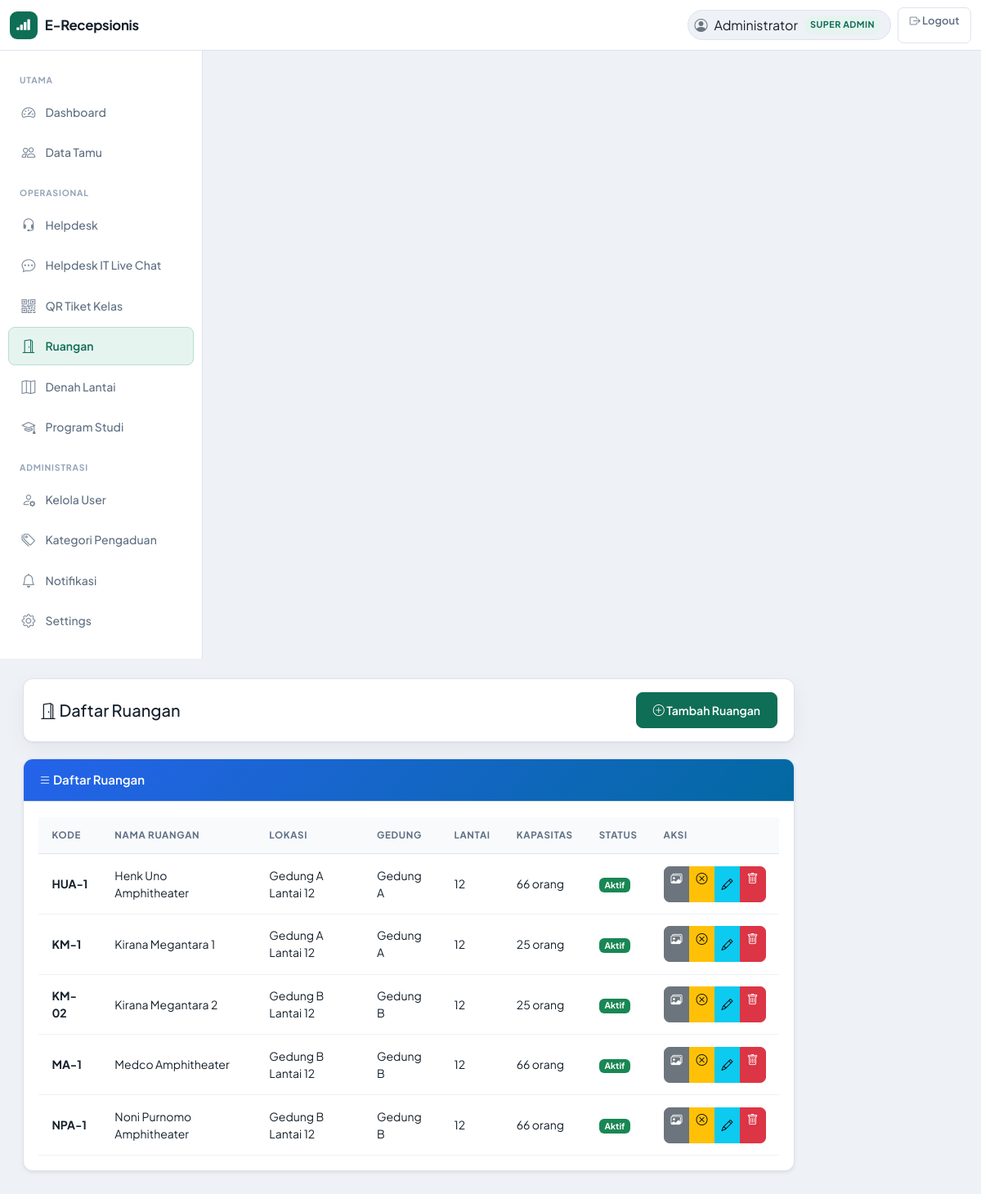
/admin/rooms.php (signed in), run on the app's committed database.
### tables this page shows
CREATE TABLE `rooms` (
  `id` int NOT NULL AUTO_INCREMENT,
  `nama_ruangan` varchar(100) NOT NULL,
  `kode_ruangan` varchar(50) NOT NULL,
  `lokasi` varchar(200) DEFAULT NULL,
  `lantai` varchar(50) DEFAULT NULL,
  `gedung` varchar(100) DEFAULT NULL,
  `kapasitas` int DEFAULT '0',
  `deskripsi` text,
  `foto` varchar(255) DEFAULT NULL,
  `status_aktif` tinyint(1) DEFAULT '1',
  `created_at` timestamp NULL DEFAULT CURRENT_TIMESTAMP,
  `updated_at` timestamp NULL DEFAULT CURRENT_TIMESTAMP ON UPDATE CURRENT_TIMESTAMP,
  `perangkat` text,
  `mode_ruangan` varchar(100) DEFAULT NULL,
  `images` text,
  `denah_pin_x` decimal(5,2) DEFAULT NULL,
  `denah_pin_y` decimal(5,2) DEFAULT NULL,
  PRIMARY KEY (`id`),
  UNIQUE KEY `kode_ruangan` (`kode_ruangan`)
);

### admin/rooms.php (the view, shortened to what this page needs)
<?php
require_once 'auth.php';
$rooms = $koneksi->query("SELECT * FROM rooms ORDER BY gedung, lantai, nama_ruangan");
?>
<!DOCTYPE html>
<html lang="id">
<head>
    <link href="https://cdn.jsdelivr.net/npm/bootstrap@5.3.2/dist/css/bootstrap.min.css" rel="stylesheet">
    <link href="https://cdn.jsdelivr.net/npm/bootstrap-icons@1.11.1/font/bootstrap-icons.css" rel="stylesheet">
    <link href="../assets/css/style.css" rel="stylesheet">
    <?php include 'include_staff_call_head.php'; ?>
</head>
<body>
    <?php include 'navbar.php'; ?>
    <div class="container-fluid">
        <div class="row">
            <?php include 'sidebar.php'; ?>
            <div class="col-md-10 content-area">
                <div class="d-flex justify-content-between align-items-center mb-4">
                    <h2><i class="bi bi-door-open"></i> Daftar Ruangan</h2>
                    <button class="btn btn-primary" data-bs-toggle="modal" data-bs-target="#addModal">
                        <i class="bi bi-plus-circle"></i> Tambah Ruangan
                    </button>
                </div>
                <div class="card shadow-sm">
                    <div class="card-header" style="background: linear-gradient(135deg, #2563eb, #0369a1); color: white;">
                        <i class="bi bi-list"></i> Daftar Ruangan
                    </div>
                    <div class="card-body">
                        <div class="table-responsive">
                            <table class="table table-hover align-middle">
                                <thead>
                                    <tr>
                                        <th>Kode</th>
                                        <th>Nama Ruangan</th>
                                        <th>Lokasi</th>
                                        <th>Gedung</th>
                                        <th>Lantai</th>
                                        <th>Kapasitas</th>
                                        <th>Status</th>
                                        <th>Aksi</th>
                                    </tr>
                                </thead>
                                <tbody>
                                    <?php if ($rooms && $rooms->num_rows > 0): ?>
                                        <?php while ($room = $rooms->fetch_assoc()): ?>
                                            <tr>
                                                <td><strong><?= htmlspecialchars($room['kode_ruangan']) ?></strong></td>
                                                <td><?= htmlspecialchars($room['nama_ruangan']) ?></td>
                                                <td><?= htmlspecialchars($room['lokasi']) ?></td>
                                                <td><?= htmlspecialchars($room['gedung'] ?? '-') ?></td>
                                                <td><?= htmlspecialchars($room['lantai'] ?? '-') ?></td>
                                                <td><?= $room['kapasitas'] > 0 ? $room['kapasitas'] . ' orang' : '-' ?></td>
                                                <td>
                                                    <?php if ($room['status_aktif']): ?>
                                                        <span class="badge bg-success">Aktif</span>
                                                    <?php else: ?>
                                                        <span class="badge bg-secondary">Nonaktif</span>
                                                    <?php endif; ?>
                                                </td>
                                                <td>
                                                    <div class="btn-group btn-group-sm" role="group">
                                                        <a href="room_gallery.php?room_id=<?= $room['id'] ?>"
                                                           class="btn btn-secondary btn-sm"
                                                           title="Kelola Gambar">
                                                            <i class="bi bi-images"></i>
                                                        </a>
                                                        <a href="?toggle=<?= $room['id'] ?>&status=<?= $room['status_aktif'] ? 0 : 1 ?>"
                                                           class="btn btn-<?= $room['status_aktif'] ? 'warning' : 'success' ?> btn-sm"
                                                           title="<?= $room['status_aktif'] ? 'Nonaktifkan' : 'Aktifkan' ?>">
                                                            <i class="bi bi-<?= $room['status_aktif'] ? 'x-circle' : 'check-circle' ?>"></i>
                                                        </a>
                                                        <button class="btn btn-info btn-sm"
                                                                data-bs-toggle="modal"
                                                                data-bs-target="#editModal<?= $room['id'] ?>"
                                                                title="Edit Ruangan">
                                                            <i class="bi bi-pencil"></i>
                                                        </button>
                                                        <a href="?delete=<?= $room['id'] ?>"
                                                           class="btn btn-danger btn-sm"
                                                           onclick="return confirm('Yakin ingin menghapus ruangan <?= htmlspecialchars($room['nama_ruangan']) ?>?')"
                                                           title="Hapus Ruangan">
                                                            <i class="bi bi-trash"></i>
                                                        </a>
                                                    </div>
                                                </td>
                                            </tr>
                                        <?php endwhile; ?>
                                    <?php endif; ?>
                                </tbody>
                            </table>
                        </div>
                    </div>
                </div>
            </div>
        </div>
    </div>
</body>
</html>

### assets/css/style.css (style rules this page uses)
:root { --primary: #2563eb; --secondary: #0369a1; --success: #10b981; --danger: #ef4444; --warning: #f59e0b; --info: #3b82f6; --dark: #1e293b; --light: #f8fafc; }
body { font-family: 'Segoe UI', Tahoma, Geneva, Verdana, sans-serif; background: #f1f5f9; }
.content-area { padding: 20px; }
@media (min-width: 992px) { .content-area { height: calc(100vh - 56px); overflow-y: auto; } }
.card { border: none; border-radius: 12px; box-shadow: 0 2px 10px rgba(0,0,0,0.05); margin-bottom: 20px; }
.card-header { background: linear-gradient(135deg, var(--primary), var(--secondary)); color: white; border-radius: 12px 12px 0 0 !important; font-weight: 600; padding: 15px 20px; }
.btn-primary { background: linear-gradient(135deg, var(--primary), var(--secondary)); border: none; border-radius: 8px; padding: 10px 20px; font-weight: 600; transition: all 0.3s; }
.table { background: white; }
.table thead { background: #f8fafc; }
:root { --visitor-bg: #f2f4f8; --visitor-surface: #ffffff; --visitor-surface-soft: #f8fafc; --visitor-text: #0f172a; --visitor-text-muted: #475569; --visitor-border: #e2e8f0; --visitor-primary: #0b3b8c; --visitor-accent: #1e56b3; --visitor-primary-soft: #e8efff; --visitor-shadow: 0 12px 36px rgba(15, 23, 42, 0.10); --visitor-shadow-soft: 0 6px 18px rgba(15, 23, 42, 0.08); --visitor-radius-lg: 20px; --visitor-radius-md: 14px; --visitor-radius-sm: 10px; }
body { color: var(--visitor-text); }

### assets/css/admin-theme.css (style rules this page uses)
body:has(.sidebar) { --primary: #0f6e56; --secondary: #155e75; --success: #059669; --danger: #dc2626; --warning: #d97706; --info: #0284c7; --adm-bg: #eef1f6; --adm-surface: #ffffff; --adm-border: #dde3ec; --adm-border-strong: #c8d2df; --adm-text: #15202b; --adm-muted: #5f6f82; --adm-accent: #0f6e56; --adm-accent-soft: #e6f4ef; --adm-accent-muted: #b8ddd0; --adm-nav-h: 62px; --adm-sidebar-w: 248px; --adm-radius: 12px; --adm-radius-sm: 8px; --adm-shadow: 0 1px 2px rgba(21, 32, 43, 0.06), 0 8px 24px rgba(21, 32, 43, 0.05); --adm-font: 'Plus Jakarta Sans', 'Segoe UI', system-ui, sans-serif; font-family: var(--adm-font); background: var(--adm-bg); color: var(--adm-text); -webkit-font-smoothing: antialiased; }
body:has(.sidebar) .content-area { padding: 1.5rem 1.75rem 2rem; height: calc(100vh - var(--adm-nav-h)); overflow-y: auto; background: transparent; }
body:has(.sidebar) .card { border: 1px solid var(--adm-border); border-radius: var(--adm-radius); box-shadow: var(--adm-shadow); margin-bottom: 1.25rem; overflow: hidden; }
body:has(.sidebar) .card-header { background: #f8fafc; color: var(--adm-text); border-bottom: 1px solid var(--adm-border); font-weight: 600; font-size: 0.9375rem; padding: 0.9rem 1.15rem; border-radius: 0 !important; }
body:has(.sidebar) .card-body { padding: 1.15rem; }
body:has(.sidebar) .table { --bs-table-bg: transparent; margin-bottom: 0; }
body:has(.sidebar) .table thead th { background: #f8fafc; border-bottom: 1px solid var(--adm-border); color: var(--adm-muted); font-size: 0.72rem; font-weight: 700; letter-spacing: 0.06em; text-transform: uppercase; padding: 0.85rem 1rem; white-space: nowrap; }
body:has(.sidebar) .table tbody td { padding: 0.9rem 1rem; vertical-align: middle; border-color: #eef2f6; color: var(--adm-text); font-size: 0.875rem; }
body:has(.sidebar) .btn-primary { background: var(--adm-accent); border: 1px solid var(--adm-accent); border-radius: var(--adm-radius-sm); font-weight: 600; font-size: 0.875rem; box-shadow: none; }
body:has(.sidebar) .btn-sm { border-radius: 7px; }
body:has(.sidebar) .content-area > .d-flex.justify-content-between.align-items-center.mb-4 { background: var(--adm-surface); border: 1px solid var(--adm-border); border-radius: var(--adm-radius); padding: 1rem 1.25rem; box-shadow: var(--adm-shadow); margin-bottom: 1.25rem !important; }
body:has(.sidebar) .content-area > .d-flex.justify-content-between.align-items-center.mb-4 h2 { margin-bottom: 0 !important; font-size: 1.25rem; }
body:has(.sidebar) .btn, body:has(.sidebar) .sidebar .nav-link, body:has(.sidebar) .btn-admin-menu { min-height: 44px; }
body:has(.sidebar) .table-responsive { -webkit-overflow-scrolling: touch; overflow-x: auto; max-width: 100%; }
body:has(.sidebar) .table-responsive > .table { min-width: 640px; }

### data on the page
rooms: kode_ruangan "HUA-1", nama_ruangan "Henk Uno Amphitheater", lokasi "Gedung A Lantai 12", gedung "Gedung A", lantai "12", kapasitas "66", status_aktif "Aktif"
rooms: kode_ruangan "KM-1", nama_ruangan "Kirana Megantara 1", lokasi "Gedung A Lantai 12", gedung "Gedung A", lantai "12", kapasitas "25", status_aktif "Aktif"
rooms: kode_ruangan "KM-02", nama_ruangan "Kirana Megantara 2", lokasi "Gedung B Lantai 12", gedung "Gedung B", lantai "12", kapasitas "25", status_aktif "Aktif"
rooms: kode_ruangan "MA-1", nama_ruangan "Medco Amphitheater", lokasi "Gedung B Lantai 12", gedung "Gedung B", lantai "12", kapasitas "66", status_aktif "Aktif"
rooms: kode_ruangan "NPA-1", nama_ruangan "Noni Purnomo Amphitheater", lokasi "Gedung B Lantai 12", gedung "Gedung B", lantai "12", kapasitas "66", status_aktif "Aktif"

### other printed values
$_SESSION['nama_lengkap'] "Administrator"
